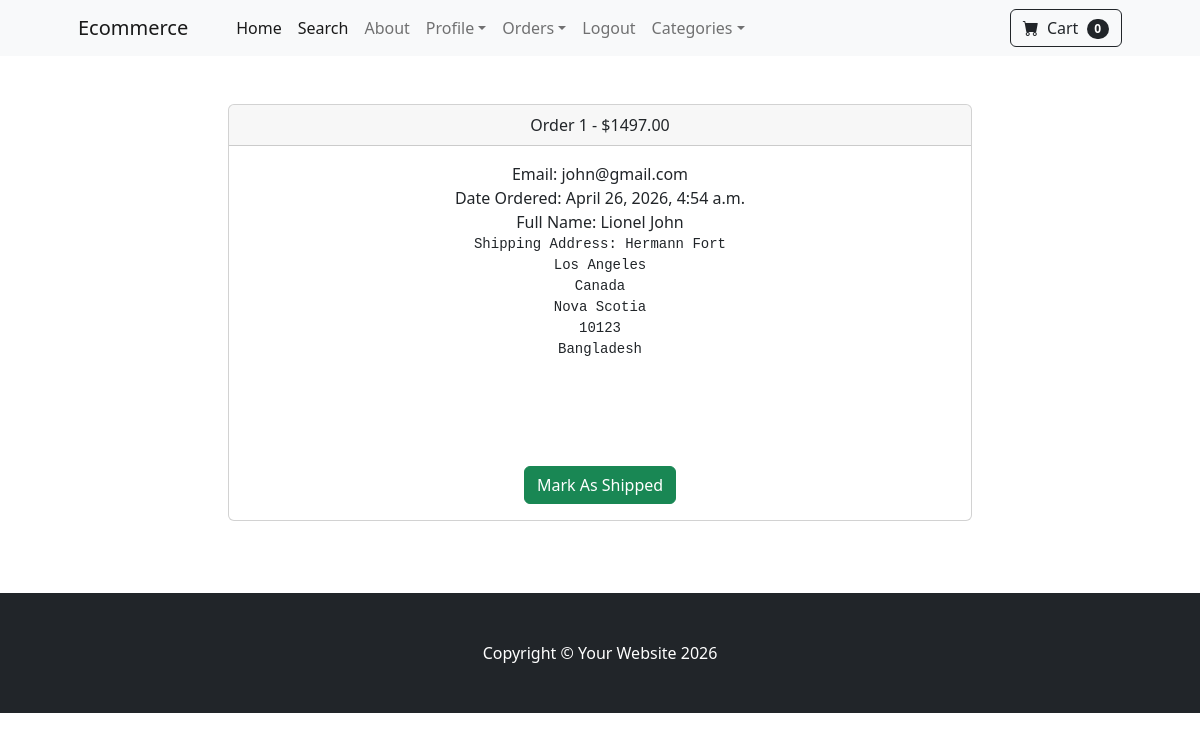
Before: /payment/orders/1/ (signed in) with the older database file.
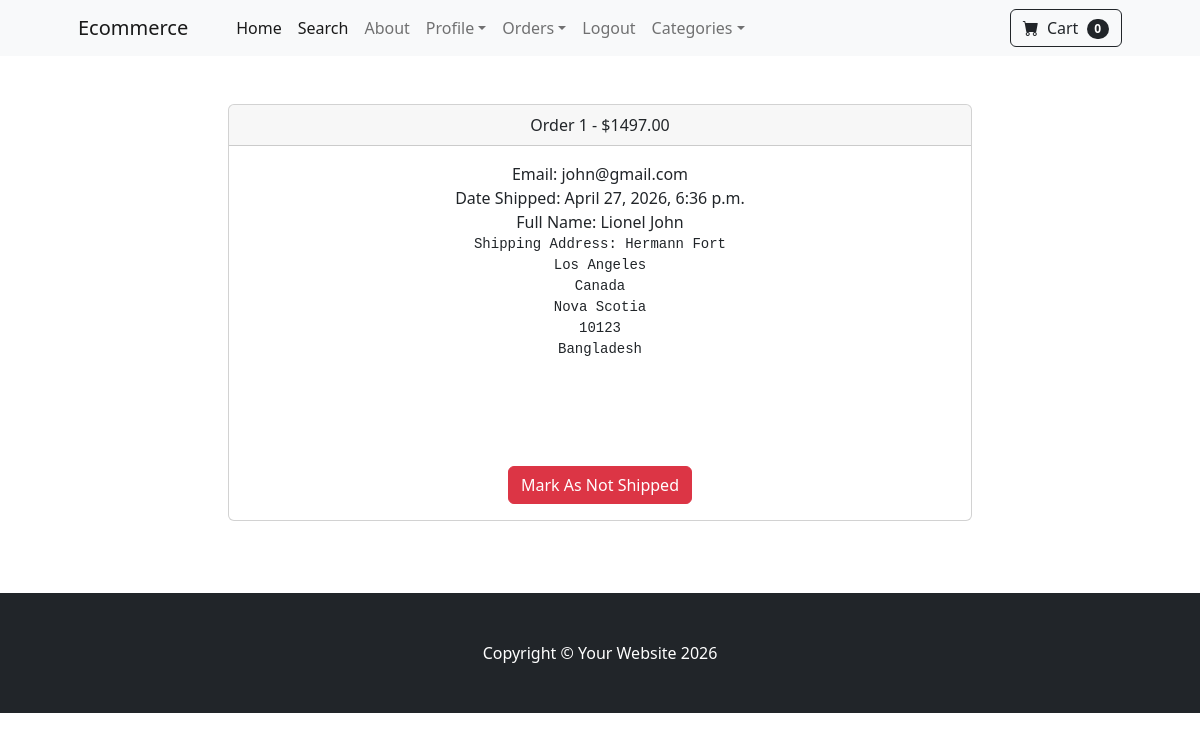
After: the same page with the newer database file.
### payment/models.py (models this page shows, shortened)
class Order(models.Model):
    user = models.ForeignKey(User, on_delete=models.CASCADE, null=True, blank=True)
    full_name = models.CharField(max_length=250)
    email = models.EmailField(max_length=250)
    shipping_address = models.TextField(max_length=15000)
    amount_paid = models.DecimalField(max_digits=7, decimal_places=2)
    date_ordered = models.DateTimeField(auto_now_add=True)
    shipped = models.BooleanField(default=False)
    date_shipped = models.DateTimeField(blank=True, null=True)

### payment/views.py (the view, shortened to what this page needs)
# urls.py: path('orders/<int:pk>/', views.orders, name='orders'),
def orders(request,pk):
    if request.user.is_authenticated and request.user.is_superuser:
        order = Order.objects.get(id=pk)
        items = OrderItem.objects.filter(order=pk)
        return render(request, 'payment/orders.html', {'order':order, 'items':items})
    else:
        messages.success(request, "Access Denied")
        return redirect('home')

### cart/cart.py (called while the page is built)
    def __len__(self):
        return len(self.cart)

### cart/context_processors.py (called while the page is built)
def cart(request):
    return {'cart':Cart(request)}

### payment/templates/payment/orders.html (shortened to what this page needs)
{% extends 'base.html' %}
{% block content %}
        <div class="container">
            <div class="row">
                <center>
                    <div class="col-8">
                        <br/></br>
                            <div class="card">
                                <div class="card-header">
                                    Order {{ order.id }} - ${{ order.amount_paid }}
                                </div>
                                <div class="card-body">
                                    Email: {{ order.email }}<br/>
                                    {% if order.date_shipped %}
                                    Date Shipped: {{ order.date_shipped }}
                                    {% else %}
                                    Date Ordered: {{ order.date_ordered }}
                                    {% endif %}
                                    <br/>
                                    Full Name: {{ order.full_name }}<br/>
                                    <pre>Shipping Address: {{ order.shipping_address }}<br/>
                                    </pre>
                                    <br/><br/>
                                    {% if not order.shipped %}
                                    <form method="POST">
                                        <button type="Submit" class="btn btn-success">Mark As Shipped</button>
                                    </form>
                                    {% else %}
                                    <form method="POST">
                                        <button type="Submit" class="btn btn-danger">Mark As Not Shipped</button>
                                    </form>
                                    {% endif %}
                                </div>
                            </div>
                            <br/>
                        <br/></br>
                    </div>
                </center>
            </div>
        </div>
{% endblock %}

Changed rows visible on the page:
changed Order "john@gmail.com": date_shipped (not shown) → "April 27, 2026, 6:36 p.m."; shipped False → True (drawn); date_ordered "April 26, 2026, 4:54 a.m." → (not shown)
Other visible differences:
text no longer shown: "Date Ordered: Mark As Shipped"
text now shown: "Date Shipped: Mark As Not Shipped"
